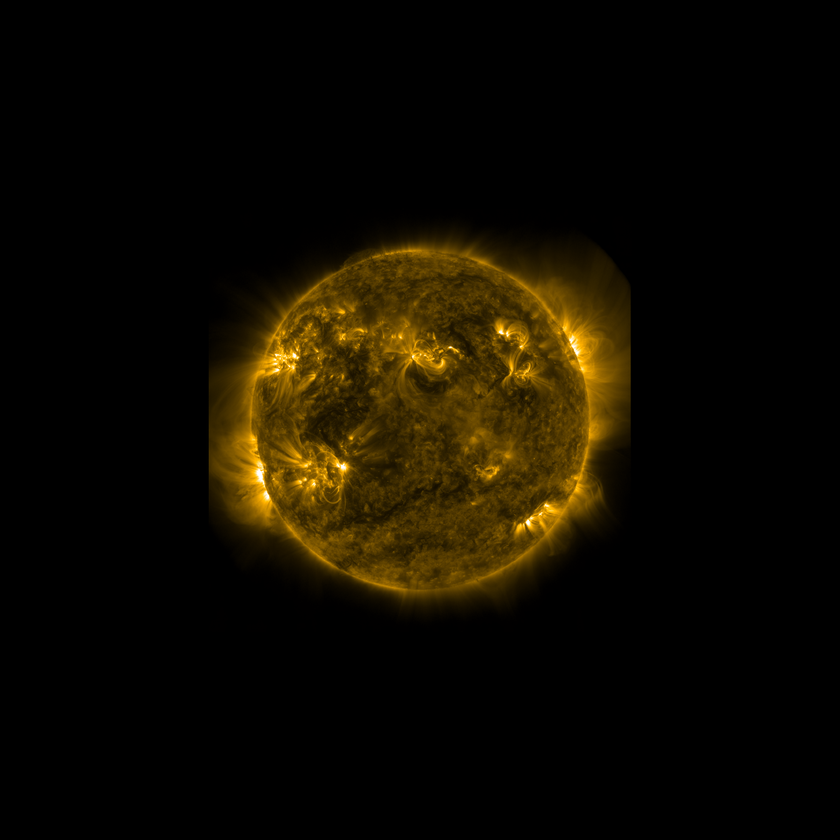
#> input picture jules-scratch/sundisk_sample.png, 840 x 840 px, shrunk from 1920 x 1920 before the run, found by its file name
$ python measure_sun.py
#> lines starting #> are read from the running program, lines starting #| are printed output that depends on the picture
from PIL import Image
import numpy as np

def measure_sun_disk(image_path):
    """
    Measures the diameter of the sun disk in an image using a gradient-based approach.
    This method is more robust against fainter outer layers like the corona or flares.
    Assumes the sun is centered.
    """
#> called with image_path = 'jules-scratch/sundisk_sample.png'
    with Image.open(image_path) as img:
        # Convert to grayscale to work with brightness values
#> img is the input picture: PIL image 840x840 RGBA; mean R, G, B, A 16.3, 11.4, 0.2, 255
        img = img.convert('L')
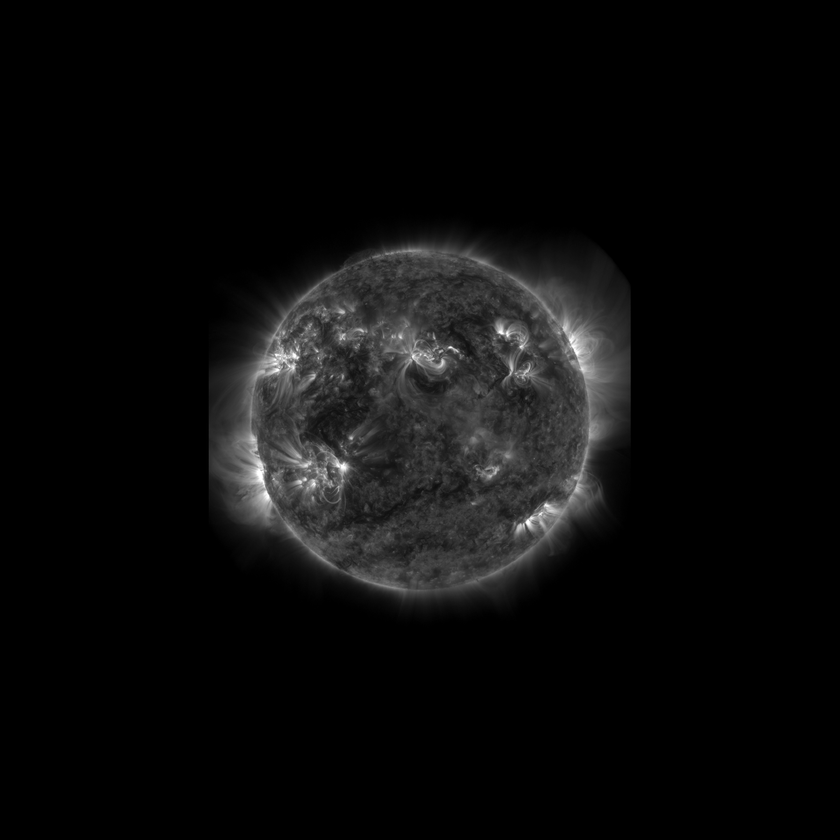
#> img: PIL image 840x840 L; min 0, max 255, mean 11.6
        width, height = img.size
#> width = 840; height = 840
        center_y = height // 2
#> center_y = 420

        # Extract pixel brightness along the horizontal centerline
        pixels = [img.getpixel((x, center_y)) for x in range(width)]
#> pixels = 840 values, max 128 at index 590, min 0 at index 0, mean 26.9
        pixels_array = np.array(pixels)
#> pixels_array has the same summary as pixels

        # Calculate the gradient of the brightness profile
        gradient = np.gradient(pixels_array)
#> gradient = 840 values, max 18.5 at index 208, min -21 at index 251, mean 0

        # The edge of the sun disk corresponds to the sharpest change in brightness,
        # which means the maximum and minimum points of the gradient.
        left_edge = np.argmax(gradient)
#> left_edge = 208
        right_edge = np.argmin(gradient)
#> right_edge = 251

        diameter = right_edge - left_edge
#> diameter = 43
        return diameter

if __name__ == "__main__":
    sun_image_path = "jules-scratch/sundisk_sample.png"
    sun_diameter = measure_sun_disk(sun_image_path)
#> sun_diameter = 43
    print(f"The estimated diameter of the sun disk is: {sun_diameter} pixels")
#| The estimated diameter of the sun disk is: 43 pixels

$ run again, with jules-scratch/composite_image.png copied over jules-scratch/sundisk_sample.png
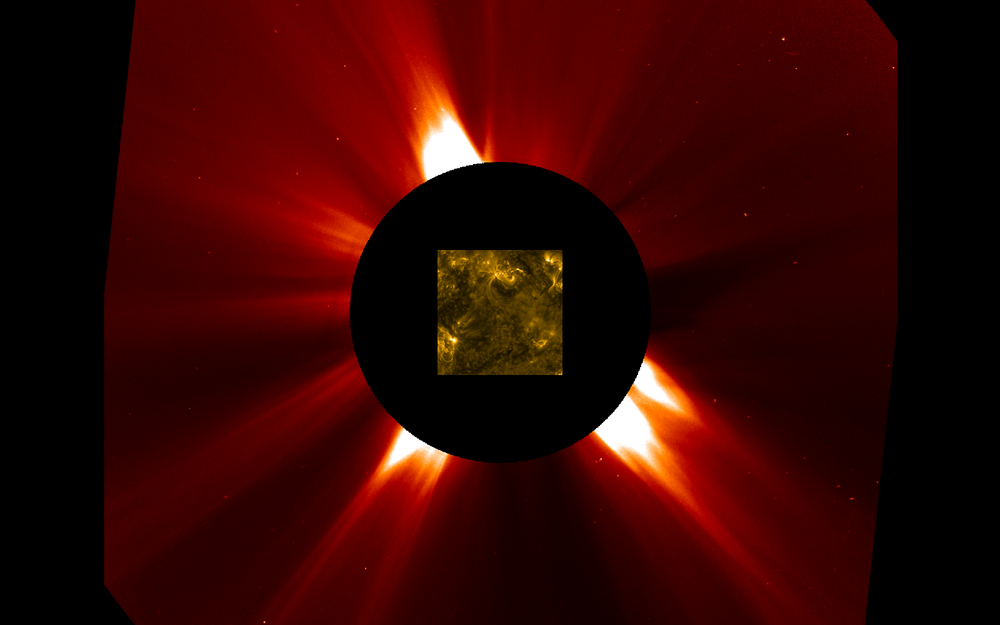
#> input picture jules-scratch/composite_image.png, 1000 x 625 px, shrunk from 1920 x 1200 before the run, found by its file name
#> in measure_sun_disk, img is the input picture: PIL image 1000x625 RGBA; mean R, G, B, A 54.4, 5.7, 2.7, 255
#> in measure_sun_disk, `img = img.convert('L')`:
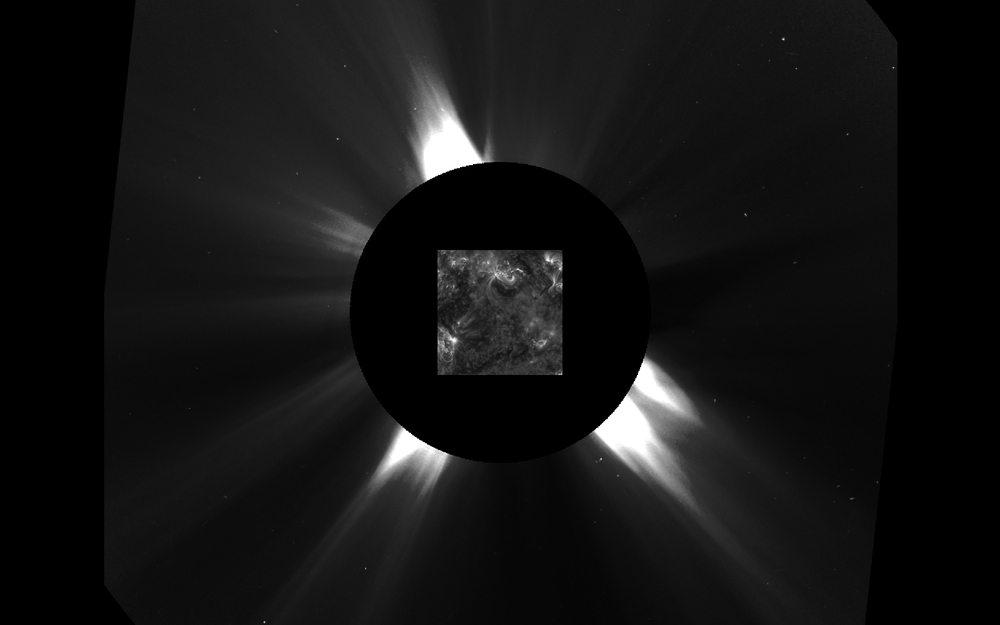
#> img: PIL image 1000x625 L; min 0, max 255, mean 19.9
#> pixels = 1000 values, max 80 at index 530, min 0 at index 0, mean 14.71
#> pixels_array has the same summary as pixels
#> gradient = 1000 values, max 13.5 at index 437, min -32 at index 562, mean 0
#> left_edge = 437
#> right_edge = 562
#> diameter = 125
#| The estimated diameter of the sun disk is: 125 pixels
